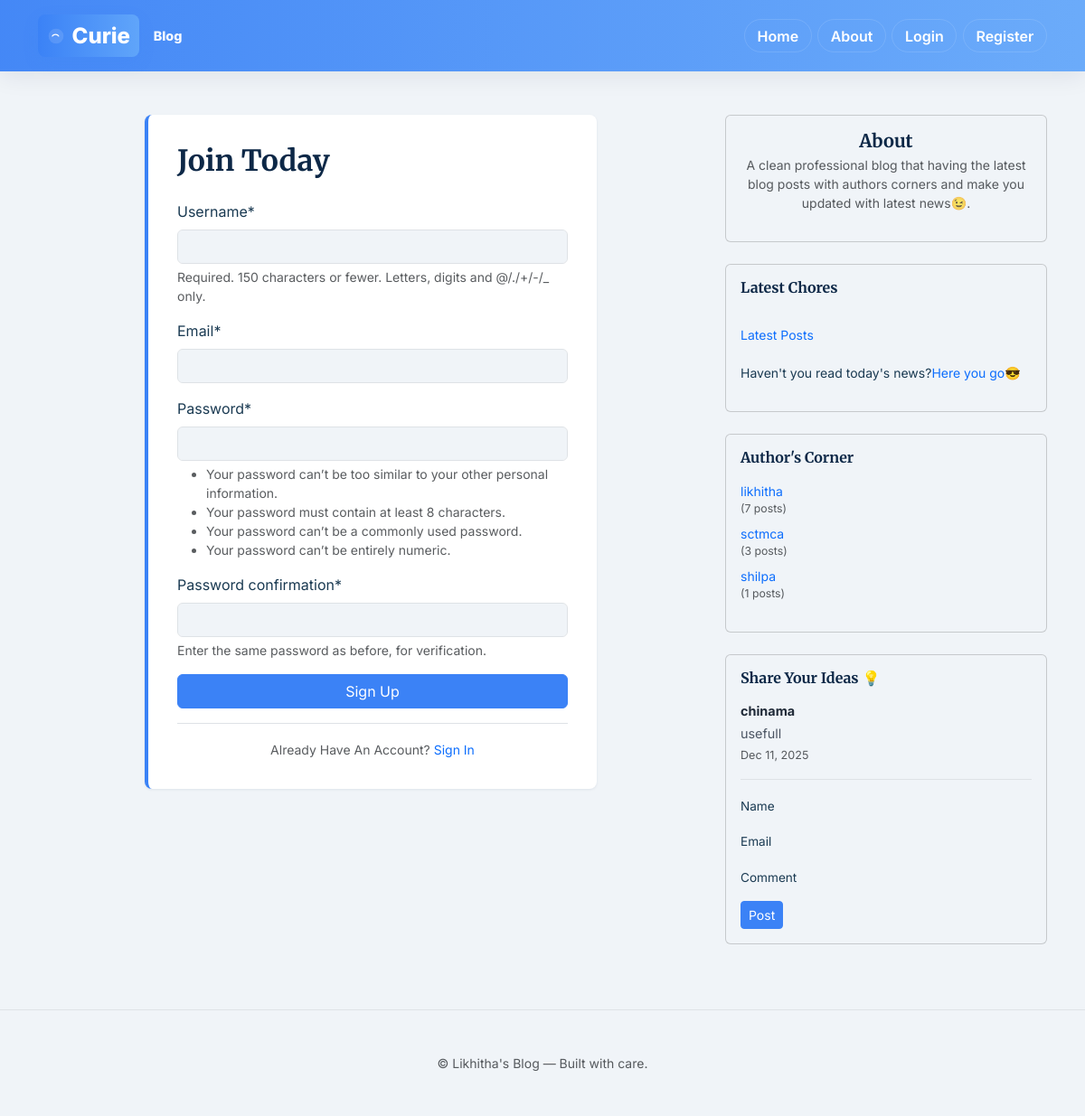
Screenshot of /register/ with the database file from the repository.
### Blog/models.py (models this page shows, shortened)
class Comment(models.Model):
    post = models.ForeignKey(Post, on_delete=models.CASCADE, related_name='comments', null=True, blank=True)
    visitor_name = models.CharField(max_length=100)
    visitor_email = models.EmailField()
    content = models.TextField()
    created_at = models.DateTimeField(auto_now_add=True)
    is_approved = models.BooleanField(default=True)
    class Meta:
        ordering = ['-created_at']

### register/views.py (the view)
# urls.py: path('register/', register , name='register'),
def register(request):
    if request.method == 'POST':
        form = UserRegisterForm(request.POST)
        if form.is_valid():
            form.save()
            username = form.cleaned_data.get('username')
            messages.success(request, 'your Account has been created. Now you can login')
            return redirect('login')
    else:
        form = UserRegisterForm()
    return render(request, 'Register/register.html', {'form': form})

### Blog/forms.py
class CommentForm(forms.ModelForm):
    class Meta:
        model = Comment
        fields = ['visitor_name', 'visitor_email', 'content']
        widgets = {
            'visitor_name': forms.TextInput(attrs={
                'class': 'form-control',
                'placeholder': 'Your Name',
                'required': True
            }),
            'visitor_email': forms.EmailInput(attrs={
                'class': 'form-control',
                'placeholder': 'Your Email',
                'required': True
            }),
            'content': forms.Textarea(attrs={
                'class': 'form-control',
                'placeholder': 'Share your thoughts, ideas, or funny comments...',
                'rows': 4,
                'required': True
            })
        }

### register/forms.py
class UserRegisterForm(UserCreationForm):
    email = forms.EmailField()
    class Meta:
        model = User
        fields: list[str] = ['username','email','password1','password2']

### Blog/context_processors.py (called while the page is built)
def all_authors(request):
    authors = User.objects.filter(post__isnull=False).distinct().order_by('username')
    return {
        'all_authors': authors
    }

def comments_and_form(request):
    comments = Comment.objects.filter(is_approved=True).order_by('-created_at')[:5]
    if request.user.is_authenticated:
        display_name = request.user.get_full_name() or request.user.username
        form = CommentForm(initial={
            'visitor_name': display_name,
            'visitor_email': request.user.email,
        })
    else:
        form = CommentForm()
    return {
        'comments': comments,
        'form': form
    }

### register/templates/register/register.html (shortened to what this page needs)
{% extends "Blog/base.html" %}
{% load crispy_forms_tags %}
{% block content %}
  <div class="content-section" style="max-width: 500px; margin: 0 auto;">
    <h2 class="mb-4">Join Today</h2>
    <form method="POST">
      {{ form|crispy }}
      <button class="btn btn-primary w-100" type="submit">Sign Up</button>
    </form>
    <div class="mt-3 pt-3 border-top text-center">
      <small class="text-muted">
        Already Have An Account? <a class="text-decoration-none" href="{% url 'login' %}">Sign In</a>
      </small>
    </div>
  </div>
{% endblock content %}

### Blog/templates/Blog/base.html (shortened to what this page needs)
{% load static %}
<!DOCTYPE html>
<html lang="en">
<head>
  <link href="https://cdn.jsdelivr.net/npm/bootstrap@5.3.2/dist/css/bootstrap.min.css" rel="stylesheet">
</head>
<body>
  <header class="site-header py-3">
    <div class="container">
      <div class="d-flex justify-content-between align-items-center">
        <a class="site-title" href="{% url 'Blog-home' %}">
          <span class="brand-badge">
            <svg width="20" height="20" viewBox="0 0 24 24" fill="none" xmlns="http://www.w3.org/2000/svg" aria-hidden="true">
              <circle cx="12" cy="12" r="10" fill="white" opacity="0.12"/>
              <path d="M7 12c1.5-3 7-3 8.5 0" stroke="white" stroke-width="1.4" stroke-linecap="round" stroke-linejoin="round"/>
            </svg>
            Curie
          </span>
          <span style="font-size:0.9rem; color:rgba(255,255,255,0.95); margin-left:8px;">Blog</span>
        </a>
        <nav class="nav align-items-center">
          <a class="nav-pill nav-link text-white" href="{% url 'Blog-home' %}">Home</a>
          <a class="nav-pill nav-link text-white" href="{% url 'Blog-about' %}">About</a>
          {% if user.is_authenticated %}
            <a class="nav-pill nav-link text-white" href="{% url 'post-new' %}">New Post</a>
            <a class="nav-pill nav-link text-white" href="{% url 'profile' %}">Profile</a>
            <form method="post" action="{% url 'logout' %}" class="d-inline ms-2">
              {% csrf_token %}
              <button type="submit" class="btn btn-sm btn-light">Logout</button>
            </form>
          {% else %}
            <a class="nav-pill nav-link text-white" href="{% url 'login' %}">Login</a>
            <a class="nav-pill nav-link text-white" href="{% url 'register' %}">Register</a>
          {% endif %}
        </nav>
      </div>
    </div>
  </header>
  <main class="site-main mt-5">
    <div class="container">
      <div class="row">
        <div class="col-lg-8">
          {% block content %}{% endblock %}
        </div>
        <aside class="col-lg-4 d-none d-lg-block">
          <div class="sidebar">
            <div class="card mb-4">
              <div class="card-body text-center">
                <h5 class="mb-1">About</h5>
                <p class="text-muted small">A clean professional blog that having the latest blog posts with authors corners and make you updated with latest news😉.
              </p>
              </div>
            </div>
            </div>
            <div class="card mb-4">
              <div class="card-body">
                 <h6 class="mb-2">Latest Chores</h6>
                 <br>
                <ul class="list-unstyled small mb-3">
                  <li><a class="text-decoration-none text-primary" href="{% url 'Blog-home' %}">Latest Posts</a></li>
                  <br>
                  <li><p>Haven't you read today's news?<a class="text-decoration-none text-primary" href="https://news.google.com" target="_blank">Here you go😎</a></li></p>
                </ul>
              </div>
            </div>
            <div class="card mb-4">
              <div class="card-body">
                <h6 class="mb-3">Author's Corner</h6>
                <ul class="list-unstyled small">
                  {% if all_authors %}
                    {% for author in all_authors %}
                      <li class="mb-2">
                        <a class="text-decoration-none text-primary" href="{% url 'user-posts' author.username %}">
                          {{ author.get_full_name|default:author.username }}
                        </a>
                        <small class="d-block text-muted">({{ author.post_set.count }} posts)</small>
                      </li>
                    {% endfor %}
                  {% else %}
                    <p class="text-muted">No authors yet</p>
                  {% endif %}
                </ul>
              </div>
            </div>
            <div class="card mb-4">
              <div class="card-body">
                <h6 class="mb-3">Share Your Ideas 💡</h6>
                {% if comments %}
                  <div class="comments-list mb-3">
                    {% for comment in comments %}
                      <div class="comment-item mb-3 pb-3 border-bottom" style="font-size: 0.9rem;">
                        <p class="mb-1"><strong style="color: #1f2937;">{{ comment.visitor_name }}</strong></p>
                        <p class="mb-1" style="color: #4b5563;">{{ comment.content }}</p>
                        <small class="text-muted d-block">{{ comment.created_at|date:"M d, Y" }}</small>
                      </div>
                    {% endfor %}
                  </div>
                {% else %}
                  <p class="text-muted mb-3" style="font-size: 0.9rem;">No comments yet. Be the first to share!</p>
                {% endif %}
                <form method="post" action="{% url 'submit-comment' %}" class="comment-form">
                  <div class="mb-2">
                    <label for="id_visitor_name" class="form-label" style="font-size: 0.85rem;">Name</label>
                  </div>
                  <div class="mb-2">
                    <label for="id_visitor_email" class="form-label" style="font-size: 0.85rem;">Email</label>
                  </div>
                  <div class="mb-2">
                    <label for="id_content" class="form-label" style="font-size: 0.85rem;">Comment</label>
                  </div>
                  <button type="submit" class="btn btn-sm btn-primary">Post</button>
                </form>
              </div>
            </div>
        </aside>
      </div>
    </div>
  </main>
  <footer class="site-footer py-5 border-top mt-5">
    <div class="container text-center small text-muted">
      © {{ now|date:'Y' }} Likhitha's Blog — Built with care.
    </div>
  </footer>
</body>
</html>

### Blog/templates/Blog/base.html (style rules this page uses)
:root { --bs-body-bg: #f0f4f8; --bs-body-color: #1a3a52; --brand-0: #3b82f6; --brand-1: #60a5fa; --brand-2: #1e40af; }
body { font-family: 'Inter', system-ui, -apple-system, 'Segoe UI', Roboto; -webkit-font-smoothing: antialiased; -moz-osx-font-smoothing: grayscale; }
h1, h2, h3, h4, h5, h6 { font-family: 'Merriweather', serif; color: #0d2847; font-weight: 700; }
.site-title { font-size: 1.5rem; font-weight: 800; color: var(--brand-2); text-decoration: none; display: inline-flex; align-items: center; gap: 0.5rem; }
.brand-badge { display:inline-flex; align-items:center; gap:0.5rem; background: linear-gradient(90deg,var(--brand-0),var(--brand-1)); color: white; padding: 0.35rem 0.6rem; border-radius: 0.5rem; box-shadow: 0 6px 18px rgba(59,130,246,0.12); }
.nav-link { color: #fff !important; font-weight: 600; transition: transform 0.12s, background 0.12s; }
.nav-pill { background: transparent; color: white; border-radius: 999px; padding: 0.35rem 0.85rem; margin-left: 0.4rem; border: 1px solid rgba(255,255,255,0.12); }
.content-section { background: #fff; border-radius: 0.5rem; box-shadow: 0 1px 3px rgba(13, 40, 71, 0.08); padding: 2rem; margin-bottom: 1.25rem; border-left: 4px solid #3b82f6; }
.site-header { background: linear-gradient(90deg, rgba(59,130,246,0.95) 0%, rgba(96,165,250,0.92) 100%); border-bottom: 0; box-shadow: 0 6px 24px rgba(14,30,60,0.08); }
.site-footer { color: #64748b; }
.btn-primary { background-color: #3b82f6; border-color: #3b82f6; }

### rows the page displays
Comment: visitor_name "chinama", content "usefull", created_at "Dec 11, 2025"

### other values shown
{{ author.get_full_name|default:author.username }} "likhitha"
{{ author.post_set.count }} "7"
{{ author.get_full_name|default:author.username }} "sctmca"
{{ author.post_set.count }} "3"
{{ author.get_full_name|default:author.username }} "shilpa"
{{ author.post_set.count }} "1"
